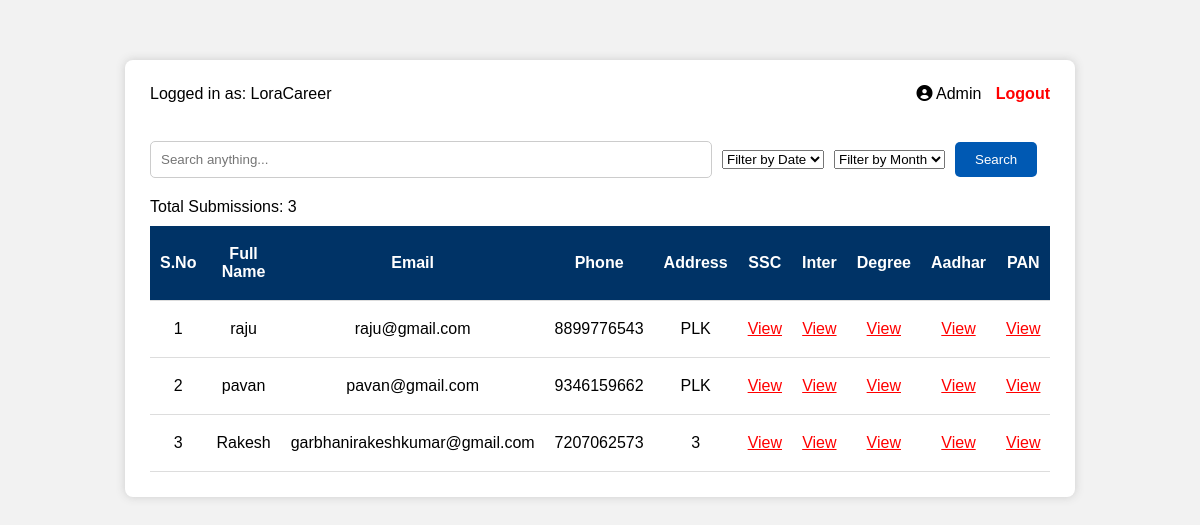
Before: /admin-dashboard/ (signed in) with the older database file.
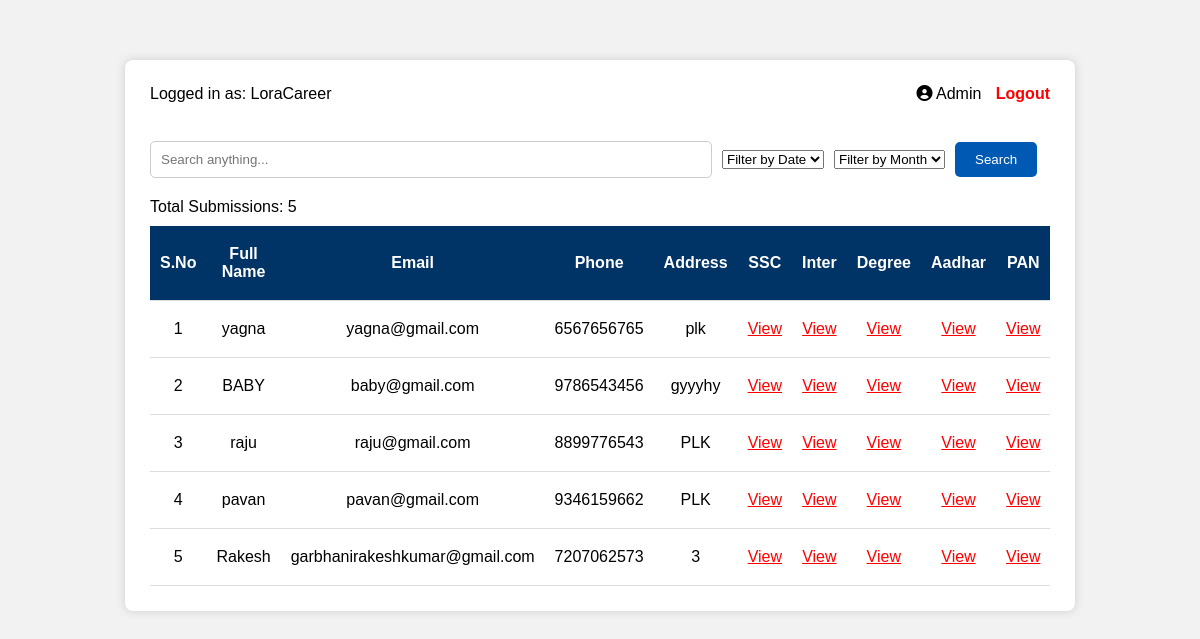
After: the same page with the newer database file.
### detailsapp/models.py (models this page shows, shortened)
class ApplicantBase(models.Model):
    full_name = models.CharField(max_length=100)
    email = models.EmailField(unique=True)
    mobile_number = models.CharField(max_length=10)
    address = models.TextField()
    ssc_memo = models.FileField(upload_to=upload_path)
    inter_memo = models.FileField(upload_to=upload_path)
    degree_memo = models.FileField(upload_to=upload_path)
    aadhar_card = models.FileField(upload_to=upload_path)
    pan_card = models.FileField(upload_to=upload_path)
    passport_photo = models.FileField(upload_to=upload_path)
    submitted_at = models.DateTimeField(auto_now_add=True)  # Automatically set on creation
    class Meta:
        abstract = True

class FresherApplicant(ApplicantBase):
    pass

class ExperiencedApplicant(ApplicantBase):
    pre_offer_letter = models.FileField(upload_to=upload_path, null=True, blank=True)
    pay_slips = models.FileField(upload_to=upload_path, null=True, blank=True)
    relieving_experience = models.FileField(upload_to=upload_path, null=True, blank=True)

### detailsapp/views.py (the view, shortened to what this page needs)
# urls.py: path('admin-dashboard/', views.admin_dashboard, name='admin_dashboard'),
@login_required
def admin_dashboard(request):
    search_query = request.GET.get('search', '').strip()
    date_filter = request.GET.get('date', '').strip()
    month_filter = request.GET.get('month', '').strip()
    fresher_applicants = FresherApplicant.objects.all()
    experienced_applicants = ExperiencedApplicant.objects.all()
    fresher_dates = fresher_applicants.values_list('submitted_at__date', flat=True).distinct()
    experienced_dates = experienced_applicants.values_list('submitted_at__date', flat=True).distinct()
    unique_dates = sorted(set(fresher_dates) | set(experienced_dates), reverse=True)
    fresher_months = {dt.strftime("%Y-%m") for dt in fresher_applicants.values_list('submitted_at', flat=True) if dt}
    experienced_months = {dt.strftime("%Y-%m") for dt in experienced_applicants.values_list('submitted_at', flat=True) if dt}
    unique_month_strs = fresher_months | experienced_months
    unique_months = [date(int(m.split('-')[0]), int(m.split('-')[1]), 1) for m in unique_month_strs]
    unique_months.sort(reverse=True)
    selected_date = None
    selected_month = None
    all_applicants = list(chain(fresher_applicants, experienced_applicants))
    all_applicants_sorted = sorted(all_applicants, key=attrgetter('submitted_at'), reverse=True)
    context = {
        'applicants': all_applicants_sorted,
        'unique_dates': unique_dates,
        'unique_months': unique_months,
        'selected_date': date_filter,
        'selected_month': month_filter,
        'search_query': search_query,
    }
    return render(request, 'admin.html', context)

### detailsapp/templates/admin.html (shortened to what this page needs)
{% load static %}
<!DOCTYPE html>
<html lang="en">
<head>
  <link rel="stylesheet" href="{% static 'css/admin.css' %}" />
  <link rel="stylesheet" href="https://cdnjs.cloudflare.com/ajax/libs/font-awesome/6.0.0/css/all.min.css" />
</head>
<body>
  <div class="main-container">
    {% if not user.is_authenticated %}
    <div class="login-container">
      <div class="logo-area">
        <img src="{% static 'css/assets/Lora.png' %}" alt="Company Logo" class="logo-img" />
      </div>
      <div class="login-form-area">
        <h2>Admin Login</h2>
        <form method="POST">
          {% csrf_token %}
          <input type="text" name="username" placeholder="Username" required />
          <input type="password" name="password" placeholder="Password" required />
          <button type="submit">Login</button>
        </form>
        {% if messages %}
          {% for message in messages %}
            <p style="color: red;">{{ message }}</p>
          {% endfor %}
        {% endif %}
      </div>
    </div>
    {% else %}
    <div class="dashboard">
      <div class="dashboard-header">
        <div class="ref-id">Logged in as: {{ user.username }}</div>
        <div class="user-profile">
          <i class="fas fa-user-circle"></i> Admin
          <a href="{% url 'admin_logout' %}" class="logout-btn">Logout</a>
        </div>
      </div><br>
      <form method="GET" class="search-form" style="display: flex; align-items: center; gap: 10px;">
        <input type="text" name="search" placeholder="Search anything..." value="{{ search_query }}" />
        <select name="date">
          <option value="">Filter by Date</option>
        </select>
        <select name="month">
          <option value="">Filter by Month</option>
        </select>
        <button type="submit">Search</button>
      </form>
      <div class="submission-count">
        Total Submissions: {{ applicants|length }}
      </div>
      <div class="table-section">
        <div class="table-container">
          <table>
            <thead>
              <tr>
                <th>S.No</th>
                <th>Full Name</th>
                <th>Email</th>
                <th>Phone</th>
                <th>Address</th>
                <th>SSC</th>
                <th>Inter</th>
                <th>Degree</th>
                <th>Aadhar</th>
                <th>PAN</th>
              </tr>
            </thead>
            <tbody>
              {% if applicants %}
                {% for applicant in applicants %}
                <tr>
                  <td>{{ forloop.counter }}</td>
                  <td>{{ applicant.full_name }}</td>
                  <td>{{ applicant.email }}</td>
                  <td>{{ applicant.mobile_number }}</td>
                  <td>{{ applicant.address }}</td>
                  <td><a href="{{ applicant.ssc_memo.url }}" target="_blank">View</a></td>
                  <td><a href="{{ applicant.inter_memo.url }}" target="_blank">View</a></td>
                  <td><a href="{{ applicant.degree_memo.url }}" target="_blank">View</a></td>
                  <td><a href="{{ applicant.aadhar_card.url }}" target="_blank">View</a></td>
                  <td><a href="{{ applicant.pan_card.url }}" target="_blank">View</a></td>
                </tr>
                {% endfor %}
              {% else %}
              <tr>
                <td colspan="16" style="text-align: center;">No data available</td>
              </tr>
              {% endif %}
            </tbody>
          </table>
        </div>
      </div>
    </div>
    {% endif %}
  </div>
</body>
</html>

### detailsapp/static/css/admin.css (style rules this page uses)
body { font-family: Arial, sans-serif; margin: 0; background-color: #f2f2f2; }
.main-container { padding: 20px; }
.login-container, .dashboard { max-width: 900px; margin: 40px auto; background: white; padding: 25px; border-radius: 8px; box-shadow: 0 0 10px #ccc; }
.dashboard-header { display: flex; justify-content: space-between; align-items: center; }
.logout-btn { color: red; text-decoration: none; font-weight: bold; margin-left: 10px; }
.search-form input { width: 60%; padding: 10px; margin: 20px 0; border-radius: 5px; border: 1px solid #ccc; }
.search-form button { padding: 10px 20px; background-color: #0059b3; color: white; border: none; border-radius: 5px; }
.table-container { overflow-x: auto; }
table { width: 100%; border-collapse: collapse; margin-top: 10px; }
th, td { padding: 10px; text-align: center; border-bottom: 1px solid #ddd; }
th { background-color: #003366; color: white; }
td a { color: red; }

Changed rows visible on the page:
added FresherApplicant: full_name "yagna", email "yagna@gmail.com", mobile_number "6567656765", address "plk"
added ExperiencedApplicant: full_name "BABY", email "baby@gmail.com", mobile_number "9786543456", address "gyyyhy"
Other visible differences:
{{ applicants|length }}: "3" → "5"
